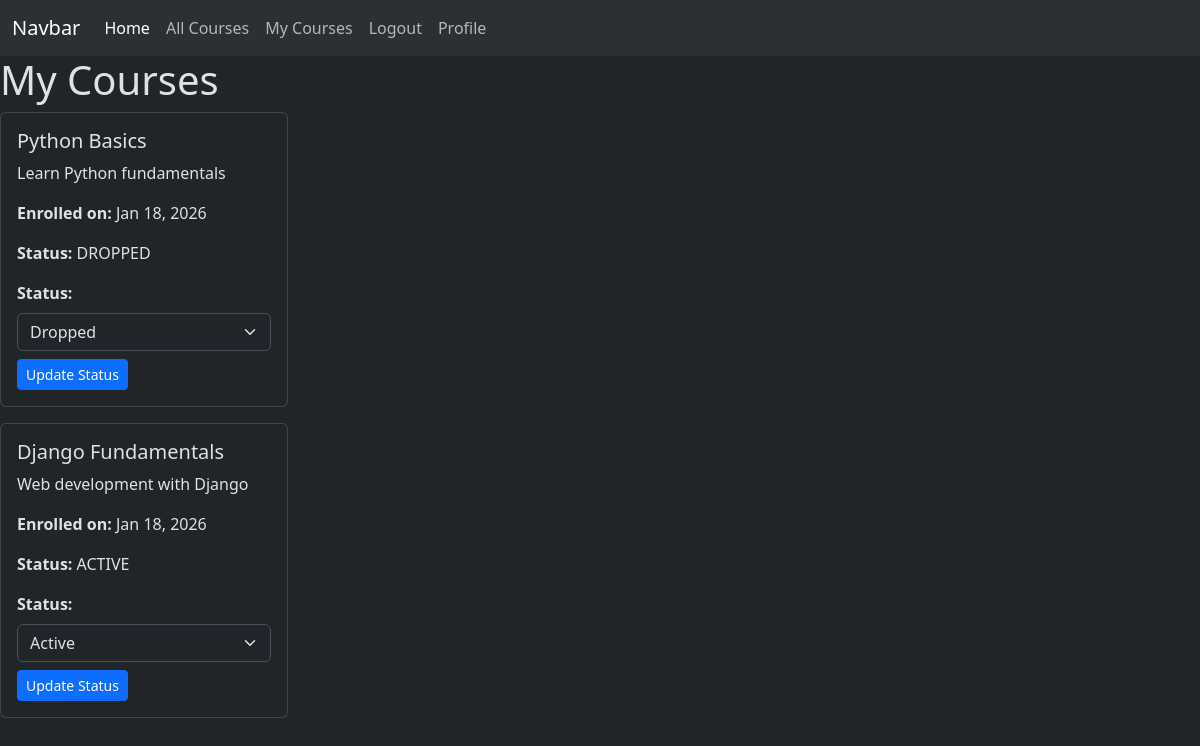
Screenshot of /courses/my_courses (signed in) with the database file from the repository.
### courses/models.py (models this page shows, shortened)
class Enrollment(models.Model):
    STATUS_CHOICES = [
        ('ACTIVE', 'Active'),
        ('COMPLETED', 'Completed'),
        ('DROPPED', 'Dropped'),
    ]
    student = models.ForeignKey('userApp.CustomUser',on_delete=models.CASCADE,related_name='enrollments')
    course = models.ForeignKey('courses.Course',on_delete=models.CASCADE,related_name='enrollments')
    enrolled_date = models.DateTimeField(auto_now_add=True)
    status = models.CharField(max_length=10,choices=STATUS_CHOICES,default='ACTIVE')
    class Meta:
        unique_together = ('student', 'course')

class Course(models.Model):
    title = models.CharField(max_length=155,)
    description = models.TextField()

### courses/views.py (the view)
# urls.py: path('my_courses',views.my_courses,name="my_courses"),
@login_required
def my_courses(request):
    enrollments = Enrollment.objects.filter(student=request.user)
    return render(request,'my_courses.html',{'enrollments':enrollments})

### courses/templates/my_courses.html (shortened to what this page needs)
{% extends "layout.html" %}
{% block content %}
<h1>My Courses</h1>
{% for enrollment in enrollments %}
    <div class="card mb-3" style="width: 18rem;">
        <div class="card-body">
            <h5 class="card-title">{{ enrollment.course.title }}</h5>
            <p class="card-text">{{ enrollment.course.description }}</p>
            <p class="card-text">
                <strong>Enrolled on:</strong>
                {{ enrollment.enrolled_date|date:"M d, Y" }}
            </p>
            <p class="card-text">
                <strong>Status:</strong>
                {{ enrollment.status }}
            </p>
    <form method="post" action="{% url 'courses:update_enrollment_status' enrollment.id %}">
        <label class="form-label"><strong>Status:</strong></label>
        <select name="status" class="form-select mb-2">
            {% for key, label in enrollment.STATUS_CHOICES %}
                <option value="{{ key }}"
                    {% if enrollment.status == key %}selected{% endif %}
                >
                    {{ label }}
                </option>
            {% endfor %}
        </select>
        <button type="submit" class="btn btn-sm btn-primary">
            Update Status
        </button>
    </form>
        </div>
    </div>
{% empty %}
    <p>You are not enrolled in any courses.</p>
{% endfor %}
{% endblock %}

### rows the page displays
Enrollment: course "Python Basics", course.description "Learn Python fundamentals", enrolled_date "Jan 18, 2026", status "DROPPED", status "Dropped"
Enrollment: course "Django Fundamentals", course.description "Web development with Django", enrolled_date "Jan 18, 2026", status "ACTIVE", status "Active"
